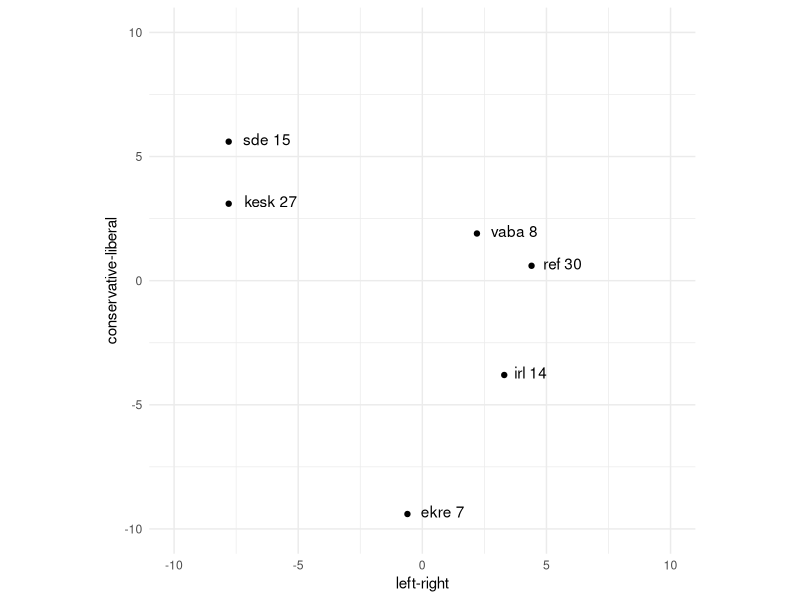
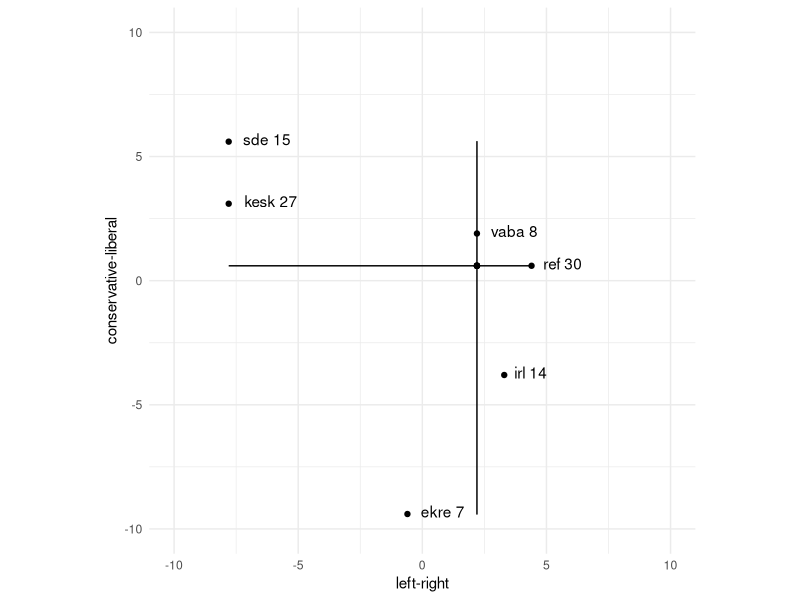
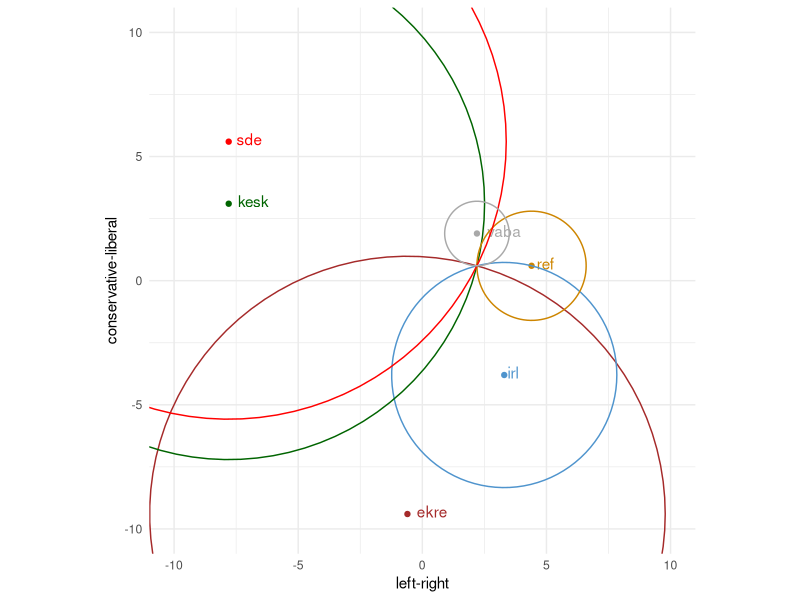
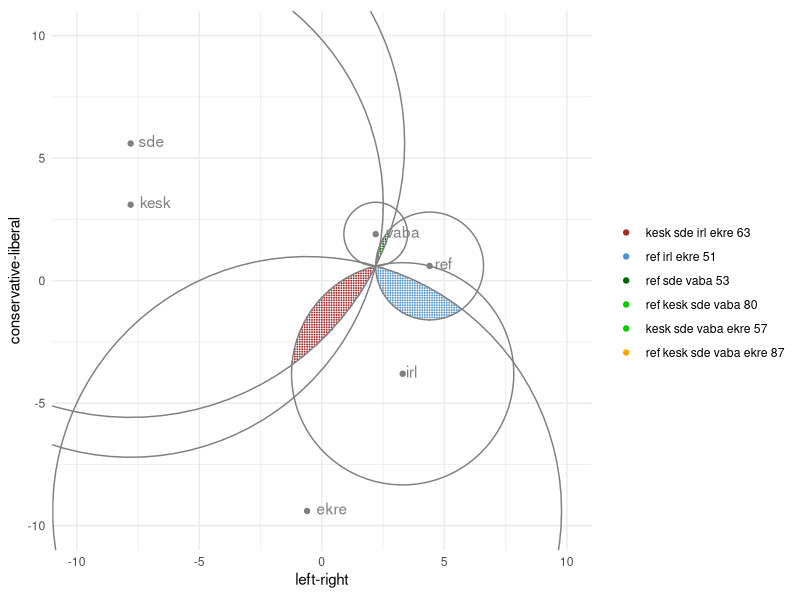

Write R code to recreate these figures, in order.
## ---- chunk 1
knitr::opts_chunk$set(echo = TRUE,
                      message = FALSE,
                      fig.align = "center")
## ---- chunk 2
library(ggplot2)
library(ggthemes)
library(dplyr)

df <- data.frame(party = c("kesk", "sde", "ekre", "vaba", "ref", "irl"),
                 lrScale = c(-7.8, -7.8, -0.6, 2.2, 4.4, 3.3),
                 conlibScale = c(3.1, 5.6, -9.4, 1.9, 0.6, -3.8),
                 seats = c(27, 15, 7, 8, 30, 14))
## ---- chunk 3
df %>% ggplot() +
  aes(lrScale, conlibScale) +
  geom_point() +
  geom_text(aes(label=paste0(party, " ", seats)), hjust=-.3, vjust=.3) +
  coord_cartesian(xlim=c(-10,10), ylim=c(-10, 10)) +
  xlab("left-right") + ylab("conservative-liberal") +
  theme_minimal() +
  theme(aspect.ratio = 1,
        legend.position = "right",
        plot.background = NULL)
## ---- chunk 4
# weighted x-axis
wx = c(rep(df[1,]$lrScale, df[1,]$seats),
       rep(df[2,]$lrScale, df[2,]$seats),
       rep(df[3,]$lrScale, df[3,]$seats),
       rep(df[4,]$lrScale, df[4,]$seats),
       rep(df[5,]$lrScale, df[5,]$seats),
       rep(df[6,]$lrScale, df[6,]$seats))

# weighted y-axis
wy = c(rep(df[1,]$conlibScale, df[1,]$seats),
       rep(df[2,]$conlibScale, df[2,]$seats),
       rep(df[3,]$conlibScale, df[3,]$seats),
       rep(df[4,]$conlibScale, df[4,]$seats),
       rep(df[5,]$conlibScale, df[5,]$seats),
       rep(df[6,]$conlibScale, df[6,]$seats))

# results joined with our initial data frame.
df <- df %>% mutate(medianX = median(wx),
                    medianY = median(wy),
                    r = sqrt((lrScale - medianX)^2 + (conlibScale - medianY)^2)) # distance from medians' intercept point

df
## ---- chunk 5
df %>% ggplot() +
  aes(lrScale, conlibScale) +
  geom_point() +
  geom_text(aes(label=paste0(party, " ", seats)), hjust=-.3, vjust=.3) +
  geom_line(aes(lrScale, median(wy))) +
  geom_line(aes(median(wx), conlibScale)) +
  geom_point(aes(median(wx), median(wy))) +
  coord_cartesian(xlim=c(-10,10), ylim=c(-10, 10)) +
  xlab("left-right") + ylab("conservative-liberal") +
  theme_minimal() +
  theme(aspect.ratio = 1,
        legend.position = "right",
        plot.background = NULL)
## ---- chunk 6
# function to find coordinates
circleCoord <- function(center = c(0,0), r, party){
  tt <- seq(0,2*pi,length.out = 100)
  xx <- center[1] + r * cos(tt)
  yy <- center[2] + r * sin(tt)
  return(data.frame(x = xx, y = yy, party = party))
}

# loop function to find circle coordinates for each party
circlesData <- lapply(c(1:nrow(df)), function(x){
  circleCoord(c(df$lrScale[x], df$conlibScale[x]), df$r[x], df$party[x])
})

# joining list into a data frame
circlesData <- do.call("rbind", circlesData)
## ---- chunk 7
circlesData %>% ggplot() +
  aes(x,y, color=party) +
  geom_point(data=df, aes(lrScale, conlibScale)) +
  geom_text(data=df, aes(lrScale, conlibScale, label=party), hjust=-.3, vjust=.3) +
  coord_cartesian(xlim=c(-10,10), ylim=c(-10, 10)) +
  geom_path() +
  scale_color_manual(values = c("brown", "steelblue3", "darkgreen", "orange3", "red", "darkgrey")) +
  xlab("left-right") + ylab("conservative-liberal") +
  theme_minimal() +
  theme(aspect.ratio = 1,
        legend.position = "",
        plot.background = NULL)
## ---- chunk 8
# create empty data frame for binding results
scattered <- data.frame(x = NA, y = NA, ref = NA, kesk = NA, sde = NA, irl = NA, vaba = NA, ekre = NA, sum = NA, majority = NA, party = NA)

# function for determening overlap
partyDistance <- function(x, y, party){
  tmp <- df[df$party == party,]$r >= sqrt((x - df[df$party == party,]$lrScale)^2 + (y - df[df$party == party,]$conlibScale)^2)
  return(tmp)
}

# scatter density
step <- .1
# scattering
coordinatesX <- seq(-2,7,step)
coordinatesY <- seq(-4,2.5,step)
for(i in 1:length(coordinatesY)){
  for(j in 1:length(coordinatesX)){
    coord <- data.frame(x = coordinatesX[j],
                        y = coordinatesY[i])
    
    # calculate, whether parties' circles overlap with data points, how many seats do overlappig parties have, if it's enough and which parties contribute to this mix
    coord <- coord %>% mutate(ref = ifelse(partyDistance(x, y, "ref"), df[df$party == "ref",]$seats, 0),
                              kesk = ifelse(partyDistance(x, y, "kesk"), df[df$party == "kesk",]$seats, 0),
                              sde = ifelse(partyDistance(x, y, "sde"), df[df$party == "sde",]$seats, 0),
                              irl = ifelse(partyDistance(x, y, "irl"), df[df$party == "irl",]$seats, 0),
                              vaba = ifelse(partyDistance(x, y, "vaba"), df[df$party == "vaba",]$seats, 0),
                              ekre = ifelse(partyDistance(x, y, "ekre"), df[df$party == "ekre",]$seats, 0),
                              sum = ref + kesk + sde + irl + vaba + ekre,
                              majority = ifelse(sum >= 51, TRUE, FALSE),
                              party = paste0(ifelse(ref>0,"ref ",""),
                                             ifelse(kesk>0,"kesk ",""),
                                             ifelse(sde>0,"sde ",""),
                                             ifelse(irl>0,"irl ",""),
                                             ifelse(vaba>0,"vaba ",""),
                                             ifelse(ekre>0,"ekre ",""),
                                             sum))
    
    # bind results into one data frame
    scattered <- rbind(scattered, coord)
  }
}
# delete the initial empty row
scattered <- scattered[-1,]
## ---- chunk 9
maxValue <- (20/step) * (20/step)
scatterTable <- scattered %>%
  group_by(coalition = party, majority, sum) %>%
  summarise(n = n()) %>%
  mutate(percent = n/maxValue*100) %>%
  filter(majority == TRUE) %>%
  select(coalition, percent) %>%
  arrange(desc(percent))

scatterTable
## ---- chunk 10
circlesData %>% ggplot() +
  aes(x,y, color = party) +
  geom_point(data=scattered[scattered$majority == TRUE,], aes(x, y), size = .01) +
  geom_path() +
  geom_point(data=df, aes(lrScale, conlibScale)) +
  geom_text(data=df, aes(lrScale, conlibScale, label=party), hjust=-.3, vjust=.3, show.legend = FALSE) +
  coord_cartesian(xlim=c(-10,10), ylim=c(-10, 10)) +
  scale_color_manual(values = c("brown", "steelblue3", "darkgreen", "green3", "green3", "orange3", "orange", "orange", "orange", "orange", "orange", "red", "darkgrey"),
                     name = "",
                     breaks = c("kesk sde irl ekre 63",
                                "ref irl ekre 51",
                                "ref sde vaba 53",
                                "ref kesk sde vaba 80",
                                "kesk sde vaba ekre 57",
                                "ref irl vaba 52",
                                "ref kesk sde vaba ekre 87")) +
  xlab("left-right") + ylab("conservative-liberal") +
  theme_minimal() +
  guides(colour = guide_legend(override.aes = list(linetype = 0, size = 1.5))) +
  theme(aspect.ratio = 1,
        legend.position = "right",
        plot.background = NULL)
